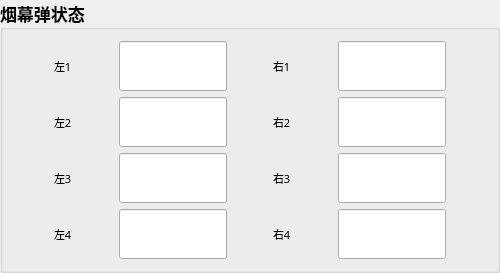
            <widget class="QGroupBox" name="groupBox_40">
             <property name="enabled">
              <bool>true</bool>
             </property>
             <property name="maximumSize">
              <size>
               <width>16777215</width>
               <height>16777215</height>
              </size>
             </property>
             <property name="font">
              <font>
               <family>微软雅黑</family>
               <pointsize>13</pointsize>
               <weight>75</weight>
               <bold>true</bold>
              </font>
             </property>
             <property name="mouseTracking">
              <bool>false</bool>
             </property>
             <property name="title">
              <string>烟幕弹状态</string>
             </property>
             <property name="flat">
              <bool>false</bool>
             </property>
             <property name="checkable">
              <bool>false</bool>
             </property>
             <layout class="QGridLayout" name="gridLayout_4">
              <item row="1" column="5">
               <widget class="QLabel" name="label_26">
                <property name="minimumSize">
                 <size>
                  <width>0</width>
                  <height>0</height>
                 </size>
                </property>
                <property name="font">
                 <font>
                  <pointsize>8</pointsize>
                  <weight>50</weight>
                  <bold>false</bold>
                 </font>
                </property>
                <property name="text">
                 <string>右2</string>
                </property>
               </widget>
              </item>
              <item row="2" column="3">
               <widget class="CircleLineEdit" name="lineEdit_sl3">
                <property name="minimumSize">
                 <size>
                  <width>50</width>
                  <height>50</height>
                 </size>
                </property>
                <property name="maximumSize">
                 <size>
                  <width>16777215</width>
                  <height>16777215</height>
                 </size>
                </property>
                <property name="font">
                 <font>
                  <pointsize>8</pointsize>
                  <weight>50</weight>
                  <bold>false</bold>
                 </font>
                </property>
               </widget>
              </item>
              <item row="0" column="2">
               <spacer name="horizontalSpacer_32">
                <property name="orientation">
                 <enum>Qt::Horizontal</enum>
                </property>
                <property name="sizeHint" stdset="0">
                 <size>
                  <width>40</width>
                  <height>20</height>
                 </size>
                </property>
               </spacer>
              </item>
              <item row="2" column="7">
               <widget class="CircleLineEdit" name="lineEdit_sr3">
                <property name="minimumSize">
                 <size>
                  <width>50</width>
                  <height>50</height>
                 </size>
                </property>
                <property name="maximumSize">
                 <size>
                  <width>16777215</width>
                  <height>16777215</height>
                 </size>
                </property>
                <property name="font">
                 <font>
                  <pointsize>8</pointsize>
                  <weight>50</weight>
                  <bold>false</bold>
                 </font>
                </property>
               </widget>
              </item>
              <item row="3" column="7">
               <widget class="CircleLineEdit" name="lineEdit_sr4">
                <property name="minimumSize">
                 <size>
                  <width>50</width>
                  <height>50</height>
                 </size>
                </property>
                <property name="maximumSize">
                 <size>
                  <width>16777215</width>
                  <height>16777215</height>
                 </size>
                </property>
                <property name="font">
                 <font>
                  <pointsize>8</pointsize>
                  <weight>50</weight>
                  <bold>false</bold>
                 </font>
                </property>
               </widget>
              </item>
              <item row="0" column="1">
               <widget class="QLabel" name="label_21">
                <property name="minimumSize">
                 <size>
                  <width>0</width>
                  <height>0</height>
                 </size>
                </property>
                <property name="font">
                 <font>
                  <pointsize>8</pointsize>
                  <weight>50</weight>
                  <bold>false</bold>
                 </font>
                </property>
                <property name="text">
                 <string>左1</string>
                </property>
               </widget>
              </item>
              <item row="1" column="3">
               <widget class="CircleLineEdit" name="lineEdit_sl2">
                <property name="minimumSize">
                 <size>
                  <width>50</width>
                  <height>50</height>
                 </size>
                </property>
                <property name="maximumSize">
                 <size>
                  <width>16777215</width>
                  <height>16777215</height>
                 </size>
                </property>
                <property name="font">
                 <font>
                  <pointsize>8</pointsize>
                  <weight>50</weight>
                  <bold>false</bold>
                 </font>
                </property>
               </widget>
              </item>
              <item row="0" column="5">
               <widget class="QLabel" name="label_25">
                <property name="minimumSize">
                 <size>
                  <width>0</width>
                  <height>0</height>
                 </size>
                </property>
                <property name="font">
                 <font>
                  <pointsize>8</pointsize>
                  <weight>50</weight>
                  <bold>false</bold>
                 </font>
                </property>
                <property name="text">
                 <string>右1</string>
                </property>
               </widget>
              </item>
              <item row="3" column="1">
               <widget class="QLabel" name="label_24">
                <property name="minimumSize">
                 <size>
                  <width>0</width>
                  <height>0</height>
                 </size>
                </property>
                <property name="font">
                 <font>
                  <pointsize>8</pointsize>
                  <weight>50</weight>
                  <bold>false</bold>
                 </font>
                </property>
                <property name="text">
                 <string>左4</string>
                </property>
               </widget>
              </item>
              <item row="2" column="8">
               <spacer name="horizontalSpacer_26">
                <property name="orientation">
                 <enum>Qt::Horizontal</enum>
                </property>
                <property name="sizeHint" stdset="0">
                 <size>
                  <width>40</width>
                  <height>20</height>
                 </size>
                </property>
               </spacer>
              </item>
              <item row="3" column="3">
               <widget class="CircleLineEdit" name="lineEdit_sl4">
                <property name="minimumSize">
                 <size>
                  <width>50</width>
                  <height>50</height>
                 </size>
                </property>
                <property name="maximumSize">
                 <size>
                  <width>16777215</width>
                  <height>16777215</height>
                 </size>
                </property>
                <property name="font">
                 <font>
                  <pointsize>8</pointsize>
                  <weight>50</weight>
                  <bold>false</bold>
                 </font>
                </property>
               </widget>
              </item>
              <item row="1" column="4">
               <spacer name="horizontalSpacer_27">
                <property name="orientation">
                 <enum>Qt::Horizontal</enum>
                </property>
                <property name="sizeHint" stdset="0">
                 <size>
                  <width>40</width>
                  <height>20</height>
                 </size>
                </property>
               </spacer>
              </item>
              <item row="1" column="1">
               <widget class="QLabel" name="label_22">
                <property name="minimumSize">
                 <size>
                  <width>0</width>
                  <height>0</height>
                 </size>
                </property>
                <property name="font">
                 <font>
                  <pointsize>8</pointsize>
                  <weight>50</weight>
                  <bold>false</bold>
                 </font>
                </property>
                <property name="text">
                 <string>左2</string>
                </property>
               </widget>
              </item>
              <item row="0" column="7">
               <widget class="CircleLineEdit" name="lineEdit_sr1">
                <property name="minimumSize">
                 <size>
                  <width>50</width>
                  <height>50</height>
                 </size>
                </property>
                <property name="maximumSize">
                 <size>
                  <width>16777215</width>
                  <height>16777215</height>
                 </size>
                </property>
                <property name="font">
                 <font>
                  <pointsize>8</pointsize>
                  <weight>50</weight>
                  <bold>false</bold>
                 </font>
                </property>
               </widget>
              </item>
              <item row="2" column="5">
               <widget class="QLabel" name="label_27">
                <property name="minimumSize">
                 <size>
                  <width>0</width>
                  <height>0</height>
                 </size>
                </property>
                <property name="font">
                 <font>
                  <pointsize>8</pointsize>
                  <weight>50</weight>
                  <bold>false</bold>
                 </font>
                </property>
                <property name="text">
                 <string>右3</string>
                </property>
               </widget>
              </item>
              <item row="0" column="3">
               <widget class="CircleLineEdit" name="lineEdit_sl1">
                <property name="minimumSize">
                 <size>
                  <width>50</width>
                  <height>50</height>
                 </size>
                </property>
                <property name="maximumSize">
                 <size>
                  <width>16777215</width>
                  <height>16777215</height>
                 </size>
                </property>
                <property name="font">
                 <font>
                  <pointsize>8</pointsize>
                  <weight>50</weight>
                  <bold>false</bold>
                 </font>
                </property>
               </widget>
              </item>
              <item row="1" column="7">
               <widget class="CircleLineEdit" name="lineEdit_sr2">
                <property name="minimumSize">
                 <size>
                  <width>50</width>
                  <height>50</height>
                 </size>
                </property>
                <property name="maximumSize">
                 <size>
                  <width>16777215</width>
                  <height>16777215</height>
                 </size>
                </property>
                <property name="font">
                 <font>
                  <pointsize>8</pointsize>
                  <weight>50</weight>
                  <bold>false</bold>
                 </font>
                </property>
               </widget>
              </item>
              <item row="2" column="1">
               <widget class="QLabel" name="label_23">
                <property name="minimumSize">
                 <size>
                  <width>0</width>
                  <height>0</height>
                 </size>
                </property>
                <property name="font">
                 <font>
                  <pointsize>8</pointsize>
                  <weight>50</weight>
                  <bold>false</bold>
                 </font>
                </property>
                <property name="text">
                 <string>左3</string>
                </property>
               </widget>
              </item>
              <item row="1" column="0">
               <spacer name="horizontalSpacer_25">
                <property name="orientation">
                 <enum>Qt::Horizontal</enum>
                </property>
                <property name="sizeHint" stdset="0">
                 <size>
                  <width>40</width>
                  <height>20</height>
                 </size>
                </property>
               </spacer>
              </item>
              <item row="3" column="5">
               <widget class="QLabel" name="label_28">
                <property name="minimumSize">
                 <size>
                  <width>0</width>
                  <height>0</height>
                 </size>
                </property>
                <property name="font">
                 <font>
                  <pointsize>8</pointsize>
                  <weight>50</weight>
                  <bold>false</bold>
                 </font>
                </property>
                <property name="text">
                 <string>右4</string>
                </property>
               </widget>
              </item>
              <item row="0" column="6">
               <spacer name="horizontalSpacer_33">
                <property name="orientation">
                 <enum>Qt::Horizontal</enum>
                </property>
                <property name="sizeHint" stdset="0">
                 <size>
                  <width>40</width>
                  <height>20</height>
                 </size>
                </property>
               </spacer>
              </item>
             </layout>
            </widget>
